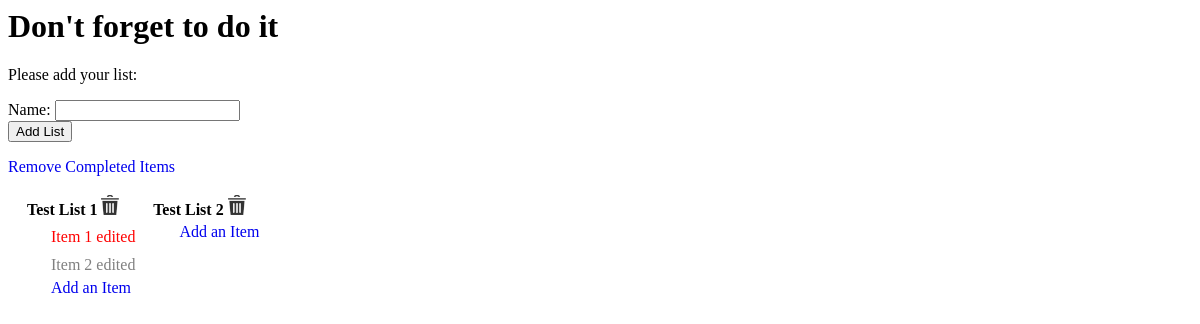
Before: / with the older database file.
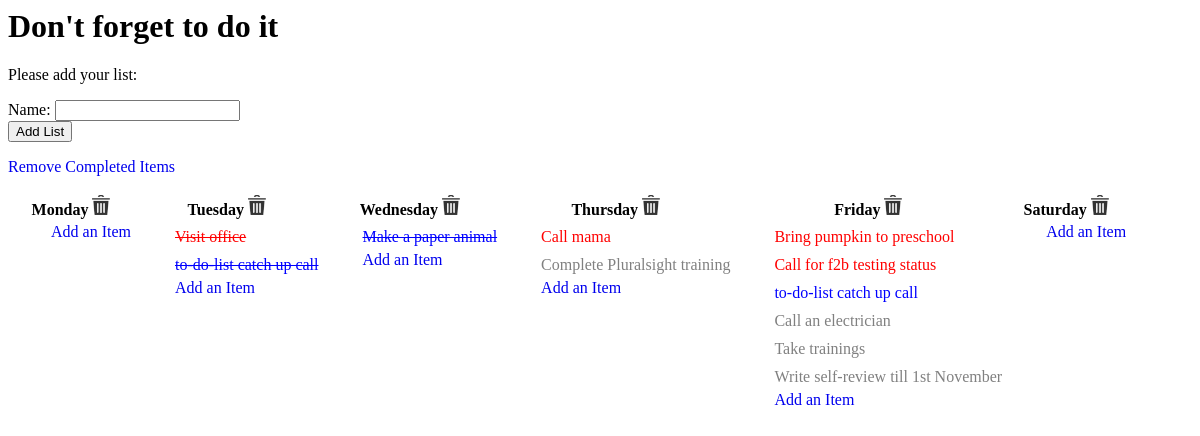
After: the same page with the newer database file.
### lists/models.py (models this page shows, shortened)
class List(models.Model):
    name = models.CharField(max_length=200)

class Item(models.Model):
    PRIORITY = {
        "1": "High",
        "2": "Meddium",
        "3": "Low"
    }
    list = models.ForeignKey(List, related_name='items', on_delete=models.CASCADE)
    title = models.CharField(max_length=200)
    category = models.CharField(max_length=20)
    priority = models.CharField(
        max_length=10,
        choices=PRIORITY,
        default=3,
    )
    date = models.DateField(default=date.today)
    duration = models.IntegerField(default=1)
    completed = models.BooleanField(default=False)
    comments = models.TextField(max_length=200, blank=True)

### lists/views.py (the view)
# urls.py: path('', add_list, name='add_list'),
def add_list(request):
    ListForm = modelform_factory(List, fields=('name',))
    if request.method == 'POST':
        form = ListForm(request.POST)
        if form.is_valid():
            form.save()
            return redirect('add_list')
    else:
        form = ListForm()
    lists = List.objects.all()
    items = Item.objects.all()
    return render(request, "lists/home_page.html", {"form": form, 'lists': lists, 'items': items})

### lists/templates/lists/home_page.html (shortened to what this page needs)
{% extends "base.html" %}
{% block content %}
    <h1>Don't forget to do it</h1>
    <p>Please add your list:</p>
    <form method="post">
        {{ form }}
        <button type="submit">Add List</button>
    </form>
  <p><a href="{% url 'remove_completed_items' %}">Remove Completed Items</a></p>
  <table>
        <tr>
            {% for list in lists %}
            <th>{{ list.name }} {% load static %} <a href="{% url 'remove_list' list.id %}"><img src="{% static 'lists/Capture.PNG' %}" alt="Remove List" /></a></th>
            {% endfor %}
        </tr>
        <tr>
            {% for list in lists %}
                <td>
                    <ul>
                        {% for item in list.items.all|dictsort:'priority' %}
                            {% if item.completed == True %}
                                {% if item.priority == '1' %}
                                    <li><a style="color: red" href="{% url 'edit_item' item.id %}"><del>{{ item.title }}</del></a></li>
                                {% elif item.priority == '2' %}
                                    <li><a style="color: blue" href="{% url 'edit_item' item.id %}"><del>{{ item.title }}</del></a></li>
                                {% elif item.priority == '3' %}
                                    <li><a style="color: grey" href="{% url 'edit_item' item.id %}"><del>{{ item.title }}</del></a></li>
                                {% endif %}
                          {% elif item.completed == False %}
                                {% if item.priority == '1' %}
                                    <li><a style="color: red" href="{% url 'edit_item' item.id %}">{{ item.title }}</a></li>
                                {% elif item.priority == '2' %}
                                    <li><a style="color: blue" href="{% url 'edit_item' item.id %}">{{ item.title }}</a></li>
                                {% elif item.priority == '3' %}
                                    <li><a style="color: grey" href="{% url 'edit_item' item.id %}">{{ item.title }}</a></li>
                                {% endif %}
                            {% endif %}
                        {% endfor %}
                        <a href="{% url 'add_item' list.id %}">Add an Item</a>
                    </ul>
                </td>
            {% endfor %}
        </tr>
    </table>
{% endblock %}

### lists/templates/base.html (shortened to what this page needs)
{% load static %}
<html lang="en">
<head>
    <link rel="stylesheet" href="{% static 'lists/style.css' %}">
</head>
<body>
    {% block content %}
    {% endblock %}
</body>
</html>

### lists/static/lists/style.css (style rules this page uses)
a img { width: 18px; height: 20px; }
a { text-decoration: none; }
ul li { list-style-type: none; padding-top: 5px; padding-bottom: 5px; }
table, th, td { vertical-align: top; }
table th { text-align: center; }

Changed rows visible on the page:
removed List: name "Test List 1"
removed List: name "Test List 2"
removed Item: title "Item 1 edited"
removed Item: title "Item 2 edited"
added List: name "Monday"
added List: name "Tuesday"
added List: name "Wednesday"
added List: name "Thursday"
added List: name "Friday"
added List: name "Saturday"
added Item: title "Visit office"
added Item: title "to-do-list catch up call"
added Item: title "Make a paper animal"
added Item: title "Call mama"
added Item: title "Complete Pluralsight training"
added Item: title "Bring pumpkin to preschool"
added Item: title "Call for f2b testing status"
added Item: title "to-do-list catch up call"
added Item: title "Call an electrician"
added Item: title "Take trainings"
added Item: title "Write self-review till 1st November"
